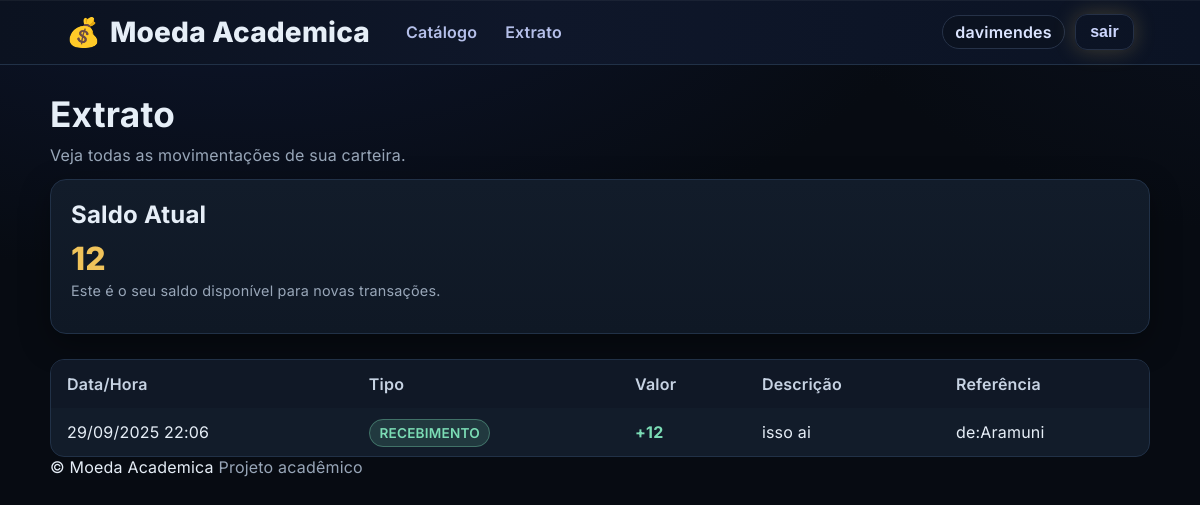
Page /transacoes/extrato/ (signed in) on the earlier database version.
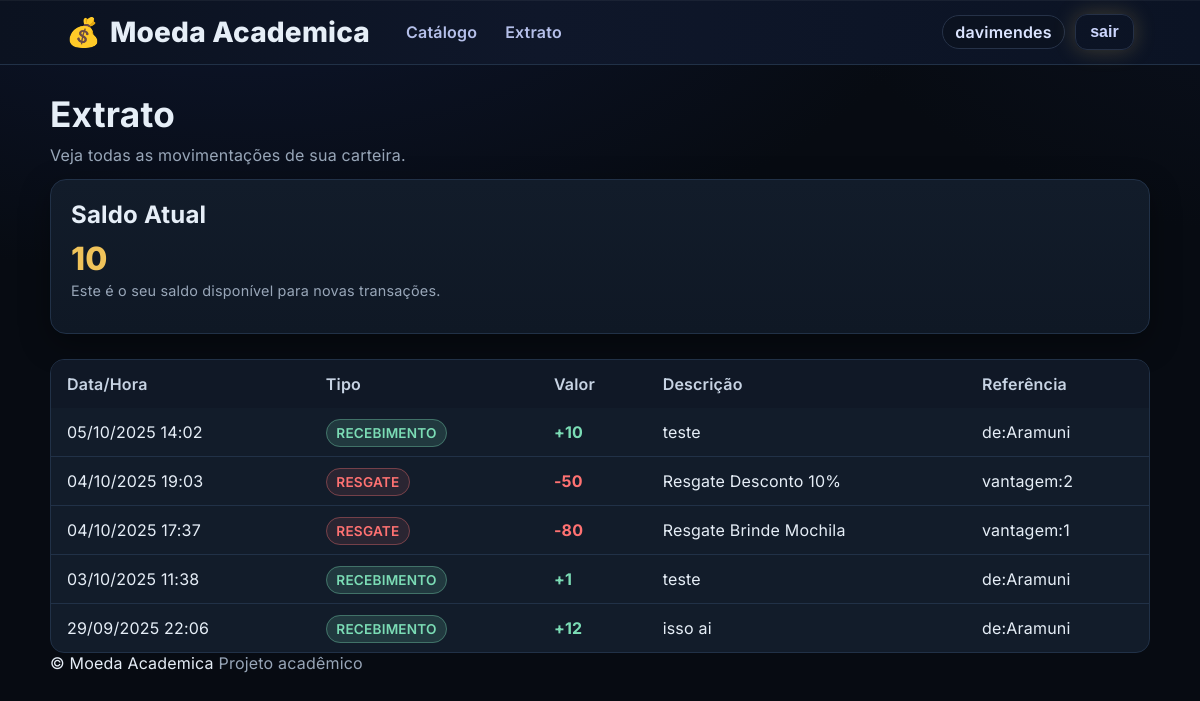
Same page on the later database version.
### apps/transactions/models.py (models this page shows, shortened)
class Transacao(models.Model):
    usuario = models.ForeignKey(settings.AUTH_USER_MODEL, on_delete=models.CASCADE, related_name="transacoes")
    tipo = models.CharField(max_length=15, choices=TipoTransacao.choices)
    valor = models.PositiveIntegerField()
    data_hora = models.DateTimeField(auto_now_add=True)
    descricao = models.CharField(max_length=255, blank=True)
    referencia = models.CharField(max_length=64, blank=True)
    professor = models.ForeignKey(settings.AUTH_USER_MODEL, null=True, blank=True,
                                  on_delete=models.SET_NULL, related_name="envios_realizados")
    aluno = models.ForeignKey(settings.AUTH_USER_MODEL, null=True, blank=True,
                              on_delete=models.SET_NULL, related_name="recebimentos_relacionados")
    cupom = models.ForeignKey("wallet.Cupom", null=True, blank=True, on_delete=models.SET_NULL)
    class Meta:
        ordering = ["-data_hora"]

### apps/transactions/views.py (the view)
# urls.py: path("extrato/", ExtratoView.as_view(), name="extrato"),
@method_decorator(login_required, name="dispatch")
class ExtratoView(TemplateView):
    template_name = "transactions/extrato.html"
    def get_context_data(self, **kwargs):
        ctx = super().get_context_data(**kwargs)
        user = self.request.user
        carteira = Carteira.objects.filter(usuario=user).first()
        ctx["saldo_atual"] = carteira.saldo if carteira else 0
        ctx["transacoes"] = (
            Transacao.objects.filter(usuario=user)
            .order_by("-data_hora", "-id")[:50]
        )
        return ctx

### templates/transactions/extrato.html (shortened to what this page needs)
{% extends "base.html" %}
{% block content %}
<h1>Extrato</h1>
<p class="muted">Veja todas as movimentações de sua carteira.</p>
<div class="card" style="margin-bottom: 25px;">
  <h2>Saldo Atual</h2>
  <div class="saldo-display">{{ saldo_atual }}</div>
  <p class="help">Este é o seu saldo disponível para novas transações.</p>
</div>
<div class="table-wrap">
  <table class="table">
    <thead>
      <tr>
        <th>Data/Hora</th>
        <th>Tipo</th>
        <th>Valor</th>
        <th>Descrição</th>
        <th>Referência</th>
      </tr>
    </thead>
    <tbody>
      {% for t in transacoes %}
        <tr>
          <td>{{ t.data_hora|date:'d/m/Y H:i' }}</td>
          <td>
            {% if t.tipo == 'ENVIO' or t.tipo == 'RESGATE' %}
              <span class="badge-debit">{{ t.tipo }}</span>
            {% else %}
              <span class="badge-credit">{{ t.tipo }}</span>
            {% endif %}
          </td>
          <td class="
            {% if t.tipo == 'ENVIO' or t.tipo == 'RESGATE' %}
              value-debit
            {% else %}
              value-credit
            {% endif %}
          ">
            {% if t.tipo == 'ENVIO' or t.tipo == 'RESGATE' %}
              -{{ t.valor }}
            {% else %}
              +{{ t.valor }}
            {% endif %}
          </td>
          <td>{{ t.descricao }}</td>
          <td>{{ t.referencia }}</td>
        </tr>
      {% empty %}
        <tr><td colspan="5">Nenhuma transação encontrada.</td></tr>
      {% endfor %}
    </tbody>
  </table>
</div>
{% endblock %}

Differences in the rows shown:
added Transacao: data_hora "05/10/2025 14:02", tipo "RECEBIMENTO", valor "10", descricao "teste", referencia "de:Aramuni"
added Transacao: data_hora "04/10/2025 19:03", tipo "RESGATE", valor "50", descricao "Resgate Desconto 10%", referencia "vantagem:2"
added Transacao: data_hora "04/10/2025 17:37", tipo "RESGATE", valor "80", descricao "Resgate Brinde Mochila", referencia "vantagem:1"
added Transacao: data_hora "03/10/2025 11:38", tipo "RECEBIMENTO", valor "1", descricao "teste", referencia "de:Aramuni"
Other differences:
{{ saldo_atual }}: "12" → "10"
